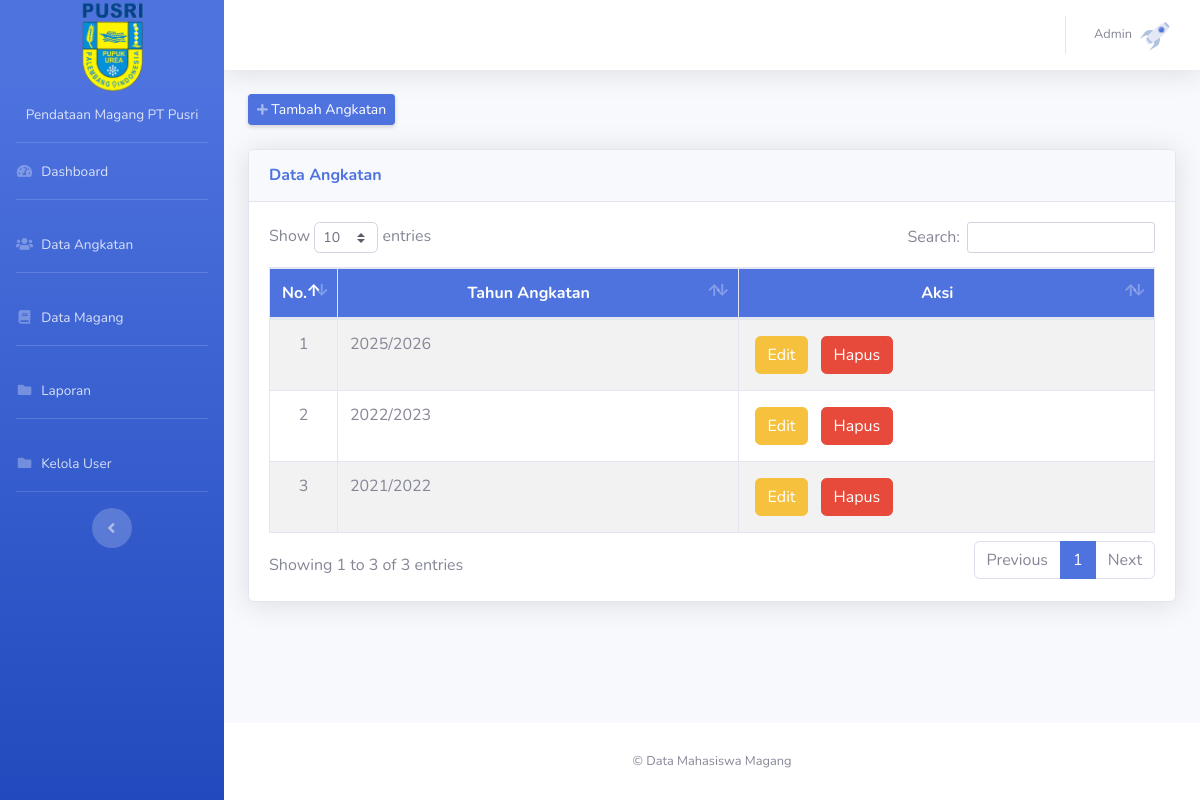
Screenshot of /angkatandaftar.php (signed in) with the database file from the repository.
### tables this page shows
CREATE TABLE IF NOT EXISTS `angkatan` (
  `idangkatan` int NOT NULL AUTO_INCREMENT,
  `tahun` text NOT NULL,
  PRIMARY KEY (`idangkatan`)
);

### angkatandaftar.php (the view)
<?php include 'header.php';
include 'koneksi.php';?>
<div class="d-sm-flex align-items-center justify-content-between mb-4">
    <a href="angkatantambah.php" class="btn btn-sm btn-primary shadow-sm float-right pull-right"><i class="fas fa-plus fa-sm text-white-50"></i> Tambah Angkatan</a>
</div>
<div class="row">
    <div class="col-md-12 mb-4">
        <div class="card shadow mb-4">
            <div class="card-header py-3 d-flex flex-row align-items-center justify-content-between">
                <h6 class="m-0 font-weight-bold text-primary">Data Angkatan</h6>
            </div>
            <div class="card-body">
                <div class="table-responsive">
                    <table class="table table-bordered table-striped" id="table">
                        <thead class="bg-primary text-white text-center">
                            <tr>
                                <th width="10px">No.</th>
                                <th>Tahun Angkatan</th>
                                <th>Aksi</th>
                            </tr>
                        </thead>
                        <tbody>
                            <?php $nomor = 1; ?>
                            <?php $ambil = $koneksi->query("SELECT*FROM angkatan order by idangkatan desc"); ?>
                            <?php while ($pecah = $ambil->fetch_assoc()) { ?>
                                <tr>
                                    <td class="text-center"><?php echo $nomor; ?></td>
                                    <td><?php echo $pecah['tahun'] ?></td>
                                    <td>
                                        <a href="angkatanubah.php?id=<?php echo $pecah['idangkatan']; ?>" class="btn btn-warning m-1">Edit</a>
                                        <a href="angkatanhapus.php?id=<?php echo $pecah['idangkatan']; ?>" class="btn btn-danger m-1" onclick="return confirm('Apakah Anda Yakin Ingin Menghapus Data ?')">Hapus</a>
                                    </td>
                                </tr>
                                <?php $nomor++; ?>
                            <?php } ?>
                        </tbody>
                    </table>
                </div>
            </div>
        </div>
    </div>
</div>
<?php include 'footer.php'; ?>

### rows the page displays
angkatan: tahun "2025/2026"
angkatan: tahun "2022/2023"
angkatan: tahun "2021/2022"

### other values shown
$_SESSION['admin']['nama'] "Admin"
